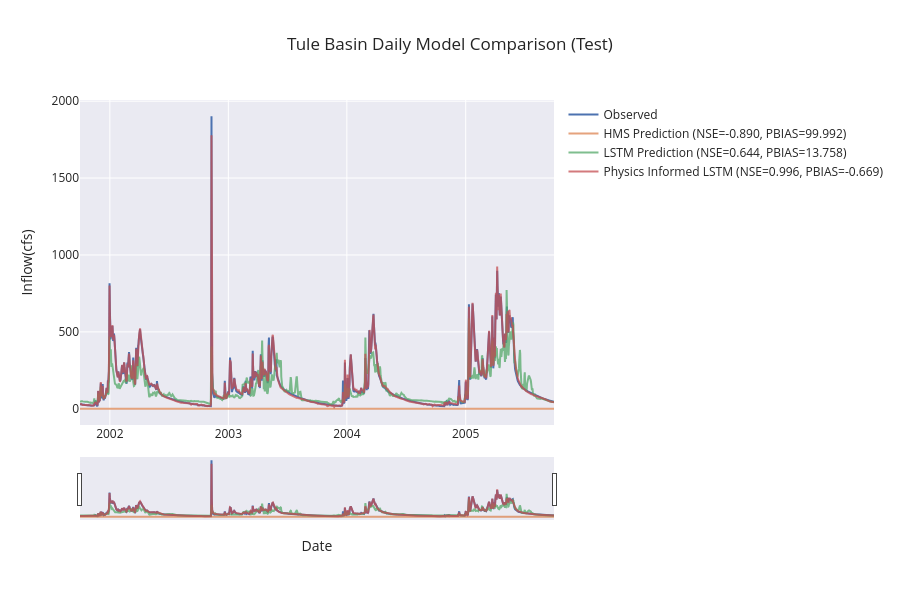

Notebook code for this chart:
### Code cell
if not skip_best_model_test:
    plot_timeseries_comparison(source=(no_physics_test_csv, physics_test_csv, path_to_physics_data), title="Tule Basin Daily Model Comparison (Test)", backend="plotly", metrics=["NSE", "PBIAS"], metrics_out="tule_daily_test_metrics.csv", ts_out="tule_daily_test_combined_ts.csv", fig_out="tule_daily_test_model_comparison.png", legend_font=12, axis_font=22)
else:
    plot_timeseries_comparison(source=combined_df, title="Tule Basin Daily Model Comparison (Test)", backend="plotly", metrics=["NSE", "PBIAS"], metrics_out="tule_daily_test_metrics.csv", ts_out="tule_daily_test_combined_ts.csv", fig_out="tule_daily_test_model_comparison.png", legend_font=12, axis_font=22)

### Figure 1 — Plotly figure (JSON) as saved in the notebook; plotly's stock layout.template omitted (floating-point values rounded to 4 significant figures; data arrays with more than 128 entries replaced by an {"elided": "..."} marker saying what was removed)
{"data": [{"line": {"width": 2}, "mode": "lines", "name": "Observed", "x": {"elided": "1461 str values"}, "y": {"elided": "1461 float values"}, "type": "scatter"}, {"line": {"width": 2}, "mode": "lines", "name": "HMS Prediction (NSE=-0.890, PBIAS=99.992)", "opacity": 0.75, "x": {"elided": "1461 str values"}, "y": {"elided": "1461 float values"}, "type": "scatter"}, {"line": {"width": 2}, "mode": "lines", "name": "LSTM Prediction (NSE=0.644, PBIAS=13.758)", "opacity": 0.75, "x": {"elided": "1461 str values"}, "y": {"elided": "1461 float values"}, "type": "scatter"}, {"line": {"width": 2}, "mode": "lines", "name": "Physics Informed LSTM (NSE=0.996, PBIAS=-0.669)", "opacity": 0.75, "x": {"elided": "1461 str values"}, "y": {"elided": "1461 float values"}, "type": "scatter"}], "layout": {"legend": {"font": {"size": 12}, "x": 1.02, "y": 1, "xanchor": "left", "yanchor": "top", "bgcolor": "rgba(0,0,0,0)"}, "xaxis": {"rangeslider": {"visible": true}, "title": {"text": "Date"}, "type": "date"}, "margin": {"r": 300}, "title": {"text": "Tule Basin Daily Model Comparison (Test)"}, "height": 600, "yaxis": {"title": {"text": "Inflow(cfs)"}}, "hovermode": "x unified"}}
